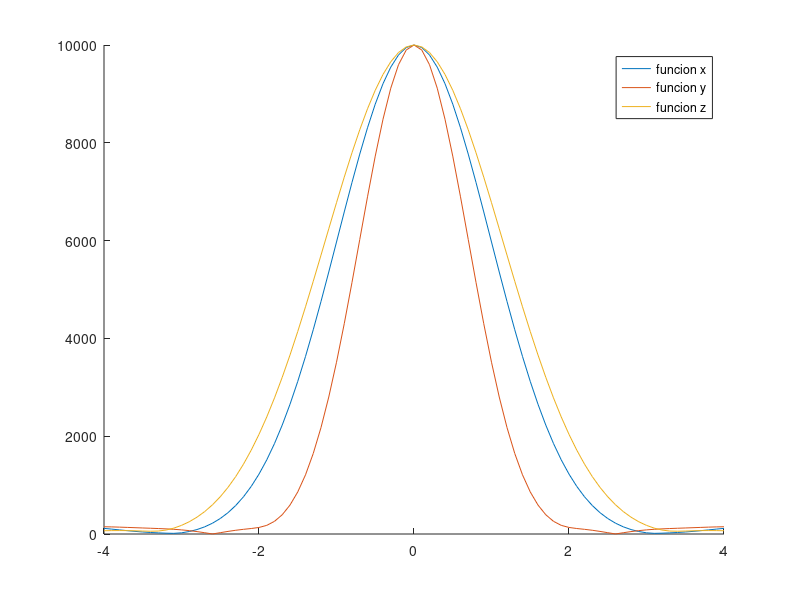
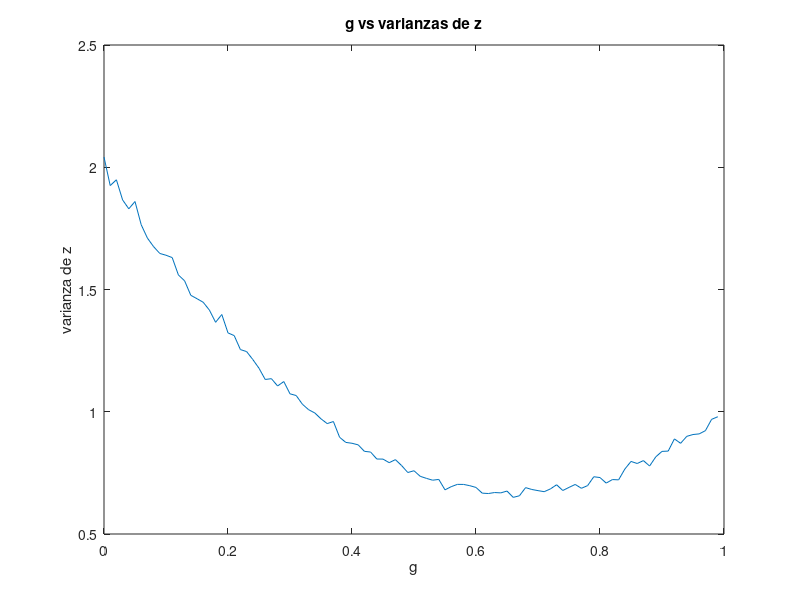

MATLAB code to generate these figures, in order: (Note: this script raises an error after producing the figures.)
clc
clear all


u=5; %media
v_1=sqrt(1); %varianza 1
v_2=sqrt(2); %varianza 2
m_exp=0;
v_exp=0;
g=0.5;


x_1=normrnd(u,v_1,[10000,1]);
y_1=normrnd(u,v_2,[10000,1]);
z=x_1+(1-g)*(y_1-x_1);
m_exp=m_exp+mean(z);
v_exp=v_exp+var(z);


mu=m_exp;
var_1=v_exp;
disp(['Encontrar la media y la varianza']);
disp(['la media es: ',num2str(mu)]);
disp(['la varianza es: ',num2str(var_1)]);


s=-5:0.1:5;
s=-4:0.1:4;
fi_x=exp(j*s.*x_1);
fi_y=exp(j*s.*y_1);

fi_x=sum(fi_x,1);
fi_y=sum(fi_y,1);


fi_z = exp(j*s.*z);
fi_z=sum(fi_z,1);

figure
hold on
plot(s,abs(fi_x))
plot(s,abs(fi_y))
plot(s,abs(fi_z))
legend("funcion x","funcion y","funcion z")
hold off
%saveas(gcf, 'figura.png');


%g minima
v_min=100;
v_intento=0;
g_min=0;
g=0;
c=1;

while g<=1

v_exp=0;

x_2=normrnd(u,v_1,[10000,1]);
y_2=normrnd(u,v_2,[10000,1]);
z=x_2+(1-g)*(y_2-x_2);
v_exp=var(z);

v_s(c)=v_exp;
g_s(c)=g;
g=g+0.01;
c=c+1;

end

v_min=min(v_s);
p=find(v_s==v_min);
g_min=g_s(p);
figure
plot(g_s,v_s);
title('g vs varianzas de z')
xlabel('g')
ylabel('varianza de z')
z=x_2+(1-g_min)*(y_2-x_2);

disp(['Encontrar la g para la varianza minima de z']);
disp(['El valor de g para la minima varianza es: ',num2str(g_min)]);

var_x=(v_1)^2;
var_y=2*(var_x);




disp(['Ordenar las varianzas de menor a mayor']);
disp(['Varianza de x: ',num2str(var_x)]);
disp(['Varianza de y: ',num2str(var_y)]);
disp(['Varianza de z: ',num2str(v_min)]);


figure
% Create plots.
t = tiledlayout(3,1);

ax1 = nexttile;
hist(x_1)
title(ax1,'Varianza de x')
xlim([-6 8]);

ax2 = nexttile;
hist(y_1)
title(ax2,'Varianza de y')
xlim([-6 8]);

ax3 = nexttile;
hist(z)
title(ax3,'Varianza de z')
xlim([-6 8]);

valores=[var_x,var_y,v_min];
ordenados=sort(valores)
